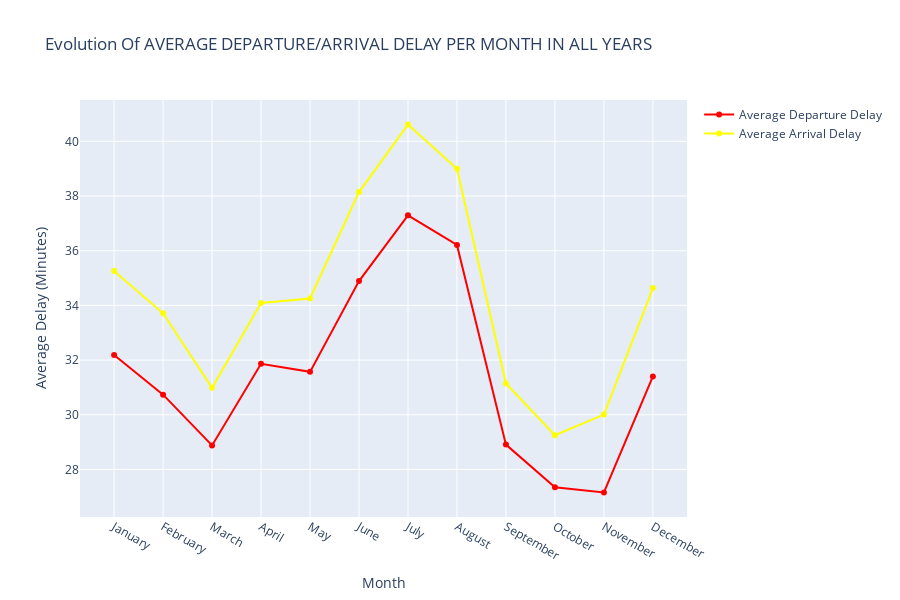

The notebook cell saved with this chart:
### Code cell
dfpandas = averageDepartureDelayPerMonth.toPandas()
months = ["January", "February", "March", "April", "May", "June", 
          "July", "August", "September", "October", "November", "December"]
dfpandasaverageDepartureDelayPerMonth = dfpandas.sort_values('Month', key = lambda x : pd.Categorical(x, categories=months, ordered=True))

averageDepartureDelayPerMonthGraph = go.Scatter(
    y = dfpandasaverageDepartureDelayPerMonth['AverageDepartureDelayPerMonth'],
    x = dfpandasaverageDepartureDelayPerMonth['Month'],
    mode = 'lines+markers',
    name = 'Average Departure Delay',
    marker = dict(color='red'),
    text = dfpandasaverageDepartureDelayPerMonth['Month'])

averageArrivalDelayPerMonthGraph = go.Scatter(
    y = dfpandasaverageDepartureDelayPerMonth['AverageArrivalDelayPerMonth'],
    x = dfpandasaverageDepartureDelayPerMonth['Month'],
    mode = 'lines+markers',
    name = 'Average Arrival Delay',
    marker = dict(color='yellow'),
    text = dfpandasaverageDepartureDelayPerMonth['Month'])

data = [averageDepartureDelayPerMonthGraph, averageArrivalDelayPerMonthGraph]

layout = dict(title = 'Evolution Of AVERAGE DEPARTURE/ARRIVAL DELAY PER MONTH IN ALL YEARS',
              xaxis= dict(title= 'Month',ticklen= 5,zeroline= False,tickformat='d'),
              yaxis= dict(title= 'Average Delay (Minutes)'),
              height= 600,
              width= 900
             )
fig = dict(data = data, layout = layout)

pyo.iplot(fig)

### Figure 1 — Plotly figure (JSON) as saved in the notebook; plotly's stock layout.template omitted (floating-point values rounded to 4 significant figures)
{"data": [{"marker": {"color": "red"}, "mode": "lines+markers", "name": "Average Departure Delay", "text": ["January", "February", "March", "April", "May", "June", "July", "August", "September", "October", "November", "December"], "type": "scatter", "x": ["January", "February", "March", "April", "May", "June", "July", "August", "September", "October", "November", "December"], "y": [32.19, 30.74, 28.88, 31.86, 31.57, 34.89, 37.29, 36.21, 28.91, 27.35, 27.16, 31.4]}, {"marker": {"color": "yellow"}, "mode": "lines+markers", "name": "Average Arrival Delay", "text": ["January", "February", "March", "April", "May", "June", "July", "August", "September", "October", "November", "December"], "type": "scatter", "x": ["January", "February", "March", "April", "May", "June", "July", "August", "September", "October", "November", "December"], "y": [35.25, 33.71, 30.99, 34.09, 34.25, 38.14, 40.61, 39.0, 31.15, 29.25, 30.01, 34.64]}], "layout": {"height": 600, "title": {"text": "Evolution Of AVERAGE DEPARTURE/ARRIVAL DELAY PER MONTH IN ALL YEARS"}, "width": 900, "xaxis": {"tickformat": "d", "ticklen": 5, "title": {"text": "Month"}, "zeroline": false}, "yaxis": {"title": {"text": "Average Delay (Minutes)"}}}}
